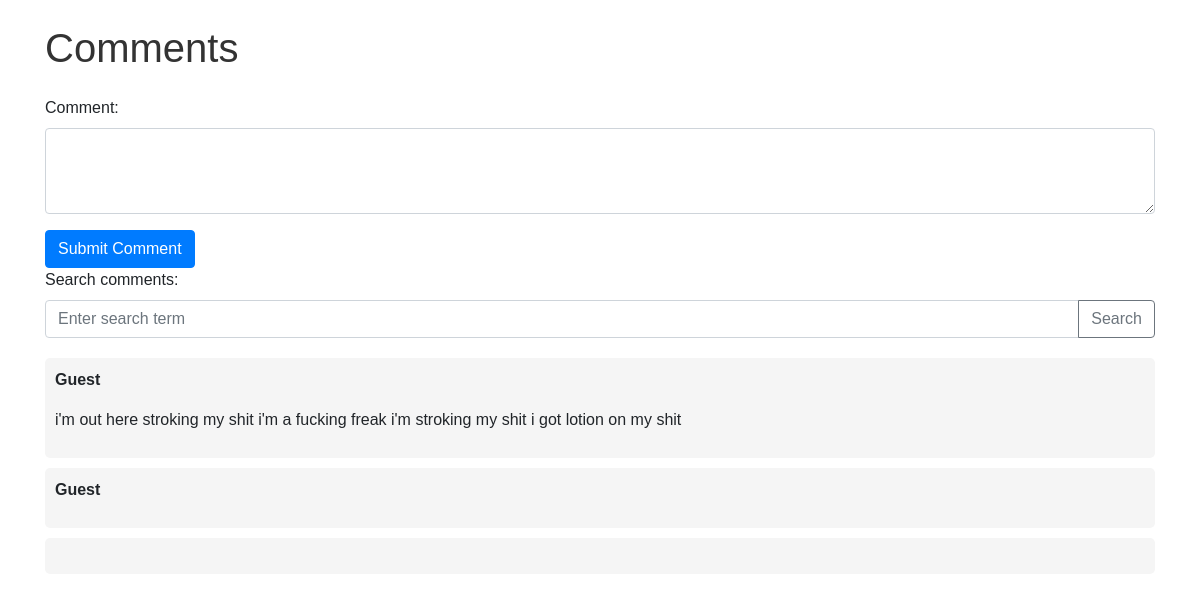
The app's page /comments/, older data.
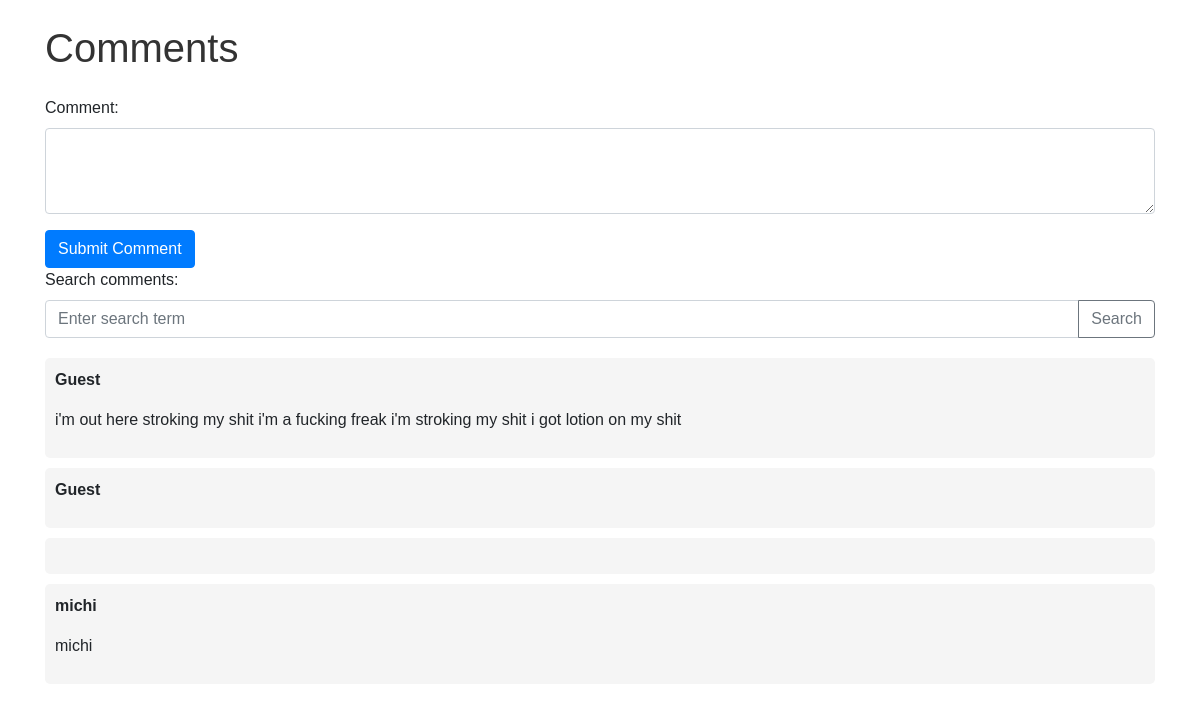
The same page, newer data.
### polls/models.py (models this page shows, shortened)
class Comment(models.Model):
    text = models.TextField()
    user = models.TextField()
    class Meta:
        app_label = 'polls'

### polls/views.py (the view, shortened to what this page needs)
# urls.py: path('comments/', CommentCreateAPIView.as_view(), name='comment-list-create'),
def comments(request):
    search_query = request.GET.get('q', '')  # Get the search term from the query parameters
    if search_query:
        with connection.cursor() as cursor:
            cursor.execute(search_query)
            comments = cursor.fetchall()
            return render(request, 'sqldata.html', {'data':comments})
    else:
        comments = Comment.objects.all()
        for comment in comments:
            comment.text = mark_safe(comment.text)
    return render(request, 'comments.html', {'comments': comments, 'search_query': search_query})

### polls/templates/comments.html (shortened to what this page needs)
<!DOCTYPE html>
<html lang="en">
<head>
    <link rel="stylesheet" href="https://stackpath.bootstrapcdn.com/bootstrap/4.5.2/css/bootstrap.min.css">
</head>
<body>
    <div class="container">
        <h1 class="mt-4 mb-4">Comments</h1>
        <form method="post" action="{% url 'comments' %}">
            <div class="form-group">
                <label for="commentText">Comment:</label>
                <textarea class="form-control" id="commentText" name="text" rows="3" required></textarea>
            </div>
            <button type="submit" class="btn btn-primary">Submit Comment</button>
        </form>
        <form method="get" action="{% url 'comments' %}" class="search-form">
            <div class="form-group">
                <label for="searchQuery">Search comments:</label>
                <div class="input-group">
                    <input type="text" class="form-control" id="searchQuery" name="q" value="{{ search_query }}" placeholder="Enter search term">
                    <div class="input-group-append">
                        <button type="submit" class="btn btn-outline-secondary">Search</button>
                    </div>
                </div>
            </div>
        </form>
        <ul class="comment-list">
            {% for comment in comments %}
            <li class="comment-item">
                <p class="comment-user"><strong>{{ comment.user }}</strong></p>
                <p>{{ comment.text }}</p>
            </li>
            {% endfor %}
        </ul>
    </div>
</body>
</html>

### polls/templates/comments.html (style rules this page uses)
body { font-family: Arial, sans-serif; margin: 20px; }
h1 { color: #333; }
.comment-list { list-style-type: none; padding: 0; }
.comment-item { background-color: #f5f5f5; padding: 10px; margin-bottom: 10px; border-radius: 5px; }
.comment-user { font-weight: bold; }
.search-form { margin-bottom: 20px; }

Row changes from the older to the newer data that the page shows:
added Comment: user "michi", text "michi"
